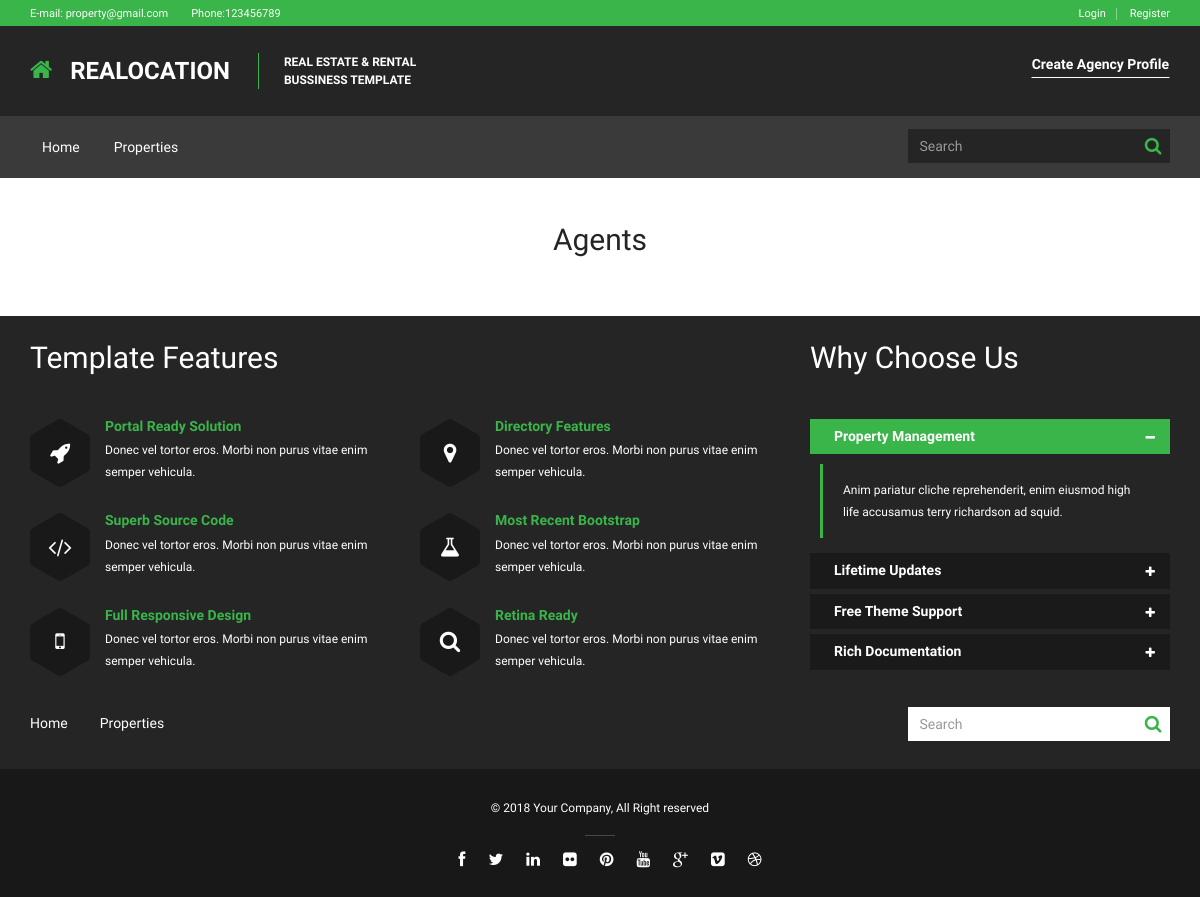
Page /index.php/agents on the earlier database version.
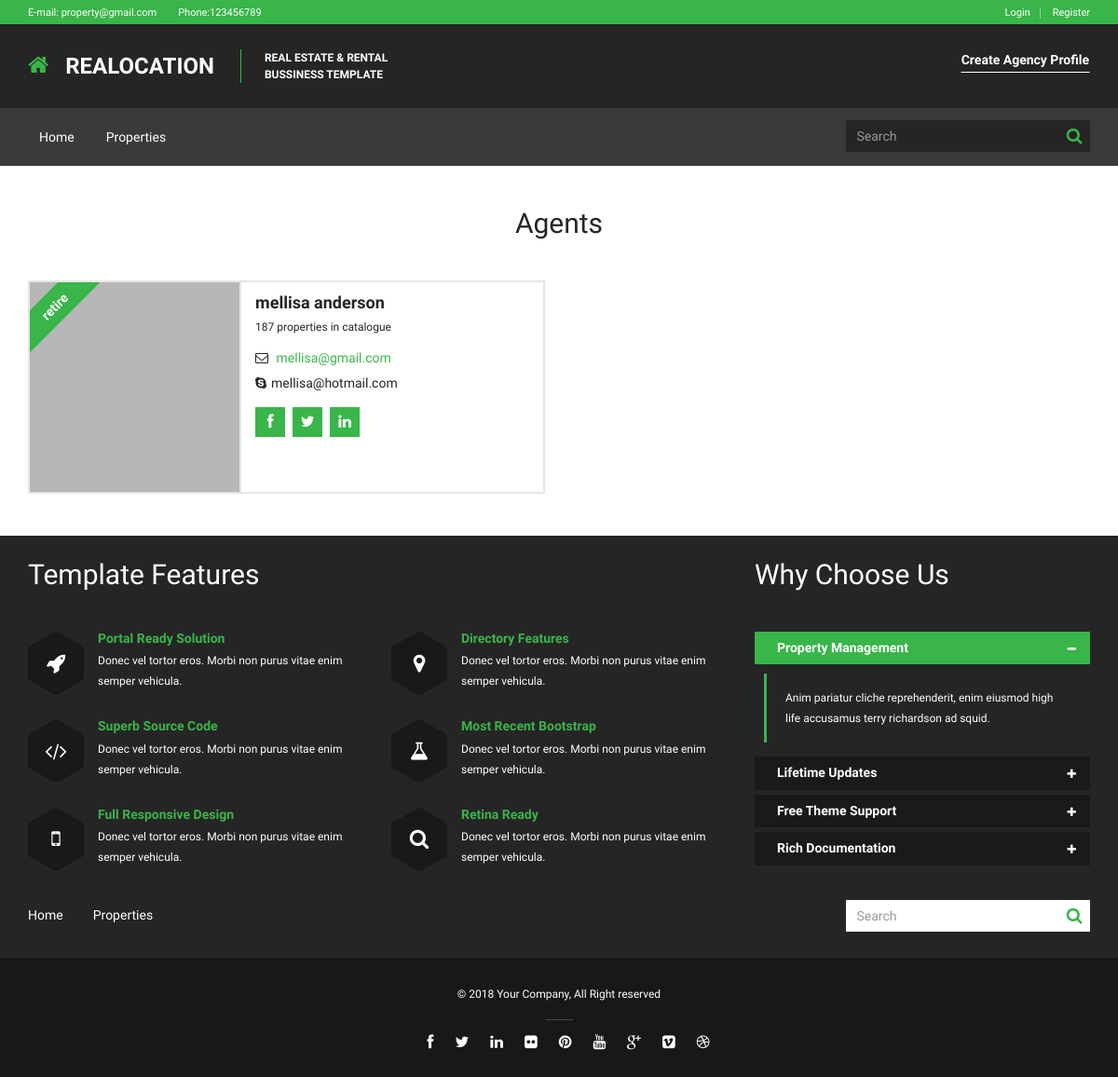
Same page on the later database version.
### tables this page shows
CREATE TABLE IF NOT EXISTS `agents` (
  `id` int(11) NOT NULL AUTO_INCREMENT,
  `first_name` varchar(255) NOT NULL,
  `last_name` varchar(255) NOT NULL,
  `profile` varchar(255) NOT NULL,
  `facebook_url` varchar(255) NOT NULL,
  `twitter_url` varchar(255) NOT NULL,
  `linked_in_url` varchar(255) NOT NULL,
  `google_plus_url` varchar(255) NOT NULL,
  `vimeo-square_url` varchar(255) NOT NULL,
  `you_tube_url` varchar(255) NOT NULL,
  `post` varchar(255) NOT NULL,
  `current_status` varchar(255) NOT NULL,
  `email` varchar(255) NOT NULL,
  `password` varchar(255) NOT NULL,
  `contact_no` varchar(255) NOT NULL,
  `skype_id` varchar(255) NOT NULL,
  `is_delete` int(11) NOT NULL DEFAULT '0',
  `created_on` timestamp NOT NULL DEFAULT CURRENT_TIMESTAMP,
  PRIMARY KEY (`id`)
);

### application/controllers/agents.php (called while the page is built, shortened)
<?php
class Agents extends MY_Controller
{
 	public function __construct()
 	{
 		$this->load->model('agencies_model');
 		$this->load->helper(array('form', 'url'));
 		$this->load->model('agent_model');
 		$this->load->model('properties_model');
 	}
 	public function index()
	{
		if($this->session->userdata('user')['role'] == 1)
		{
			$id = $this->session->userdata('user')['record_id'];
			$agents = $this->agencies_model->get_agents($id);
			$agent = array();
			foreach ($agents as $key => $value)
			{
				$temp = $this->agent_model->get_by_id($value['agent_id']);
				array_push($agent, $temp);
			}
			$data['agents'] = $agent;
		}
		else
		{
			$data['agents'] = $this->agent_model->get_all();
		}
			foreach ($data['agents'] as $key => $value)
			{
				$data['agents'][$key]['properties'] =  2;
			}
		$data['content'] = $this->load->view('agents/index', $data, TRUE);
		$this->load->view('layout/default', $data);
	}
 }
  ?>

### index.php (called while the page is built, shortened)
<?php
require_once BASEPATH.'core/CodeIgniter.php';

### application/models/agent_model.php (called while the page is built, shortened)
<?php
class Agent_Model extends MY_Model
{
	public function __construct()
	{
		$this->table_name = 'agents';
	}
	public function get_all()
	{
		return parent::get_all();
	}
}

### application/core/My_Model.php (called while the page is built, shortened)
<?php
class My_Model extends CI_Model
{
	protected $table_name='';
	public function get_by_id($id)
	{
		$this->db->where('id',$id);
		return $this->db->get($this->table_name)->row_array();
	}
	public function get_all()
	{
		$this->db->where('is_delete', 0);
		$query = $this->db->get($this->table_name)->result_array();
		return $query;
	}
}
?>

### application/views/layout/default.php (the view, shortened to what the changed rows need)
<!doctype html>
<html>
<head>
    <link rel="stylesheet" type="text/css" href="<?php echo base_url(); ?>assets/libraries/font-awesome/css/font-awesome.css" media="screen, projection">
    <link rel="stylesheet" type="text/css" href="<?php echo base_url(); ?>assets/libraries/jquery-bxslider/jquery.bxslider.css" media="screen, projection">
    <link rel="stylesheet" type="text/css" href="<?php echo base_url(); ?>assets/libraries/flexslider/flexslider.css" media="screen, projection">
    <link rel="stylesheet" type="text/css" href="<?php echo base_url(); ?>assets/css/realocation.css" media="screen, projection" id="css-main">
</head>
<body>
<div id="wrapper">
<?php
echo $content;
?>
<div id="footer-wrapper">
        <div id="footer">
            <div id="footer-inner">
                <div class="footer-top">
    <div class="container">
        <div class="row">
    <div class="widget col-sm-8">
        <h2>Template Features</h2>
    </div>
    <div class="widget col-sm-4">
        <h2>Why Choose Us</h2>
    </div>
</div>
    </div>
</div>
            </div>
        </div>
    </div>
</div>
</body>
</html>

### application/views/agents/index.php
<div id="main-wrapper">
    <div id="main">
        <div id="main-inner">
            <div class="container">
                <div class="block-content block-content-small-padding">
                    <div class="block-content-inner">
                        <h2 class="center">Agents</h2>
                        <div class="agents-list clearfix">
                            <div class="row">
<?php
foreach ($agents as $row)
{
?>
                                <div class="col-sm-6">
                                    <div class="agent-row">
                                        <div class="row">
                                            <div class="agent-row-picture col-sm-5">
                                                <div class="agent-row-label agent-row-label-primary"><?php echo $row['current_status']; ?></div>
                                                <div class="agent-row-picture-inner">
                                                    <a href="#" class="agent-row-picture-target">
                                                        <img src="<?php echo base_url(); ?>assets/img/tmp/agents/medium/3.jpg" alt="">
                                                    </a>
                                                </div>
                                            </div>
                                            <div class="agent-row-content col-sm-7">
                                                <h3 class="agent-row-title"><a href="<?php echo base_url('agents/').$row['id']; ?>"><?php echo $row['first_name']." ".$row['last_name']; ?></a></h3>
                                                <h4 class="agent-row-subtitle"><a href="#">187 properties in catalogue</a></h4>
                                                <ul class="agent-row-contacts list-unstyled">
                                                    <li><i class="fa fa-envelope-o"></i> <a href="mailto:@"><?php echo $row['email']; ?></a></li>
                                                    <li><i class="fa fa-skype"></i><?php echo $row['skype_id']; ?></li>
                                                </ul>
                                                <ul class="social social-boxed">
                                                    <li><a href="#"><i class="fa fa-facebook"></i></a></li>
                                                    <li><a href="#"><i class="fa fa-twitter"></i></a></li>
                                                    <li><a href="#"><i class="fa fa-linkedin"></i></a></li>
                                                </ul>
                                            </div>
                                        </div>
                                    </div>
                                </div>
<?php
}
?>
                            </div>
                        </div>
                    </div>
                </div>
            </div>
        </div>
    </div>
</div>

Differences in the rows shown:
added agents: current_status "retire", first_name "mellisa", last_name "anderson", email "mellisa@gmail.com", skype "mellisa@hotmail.com"
